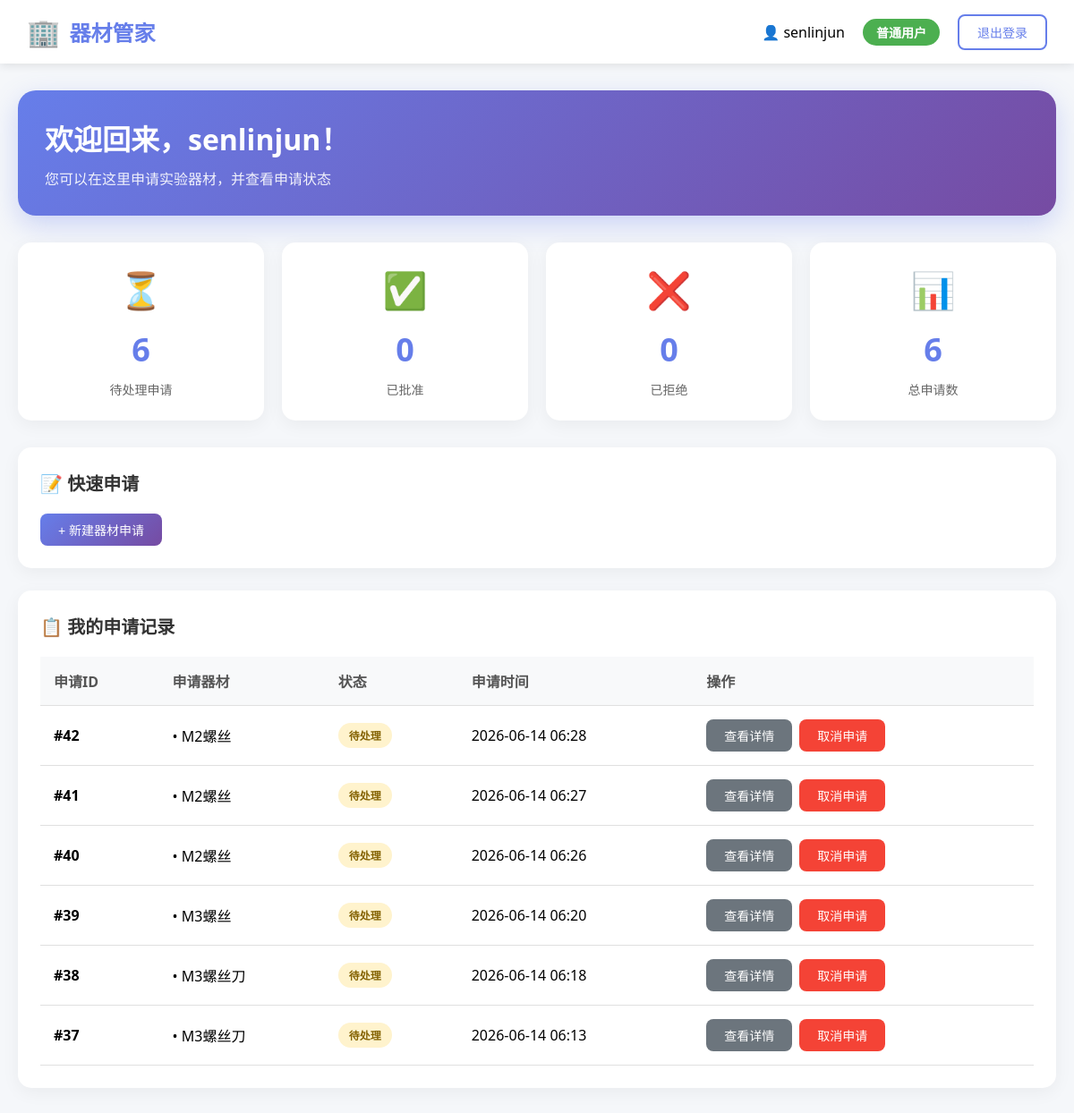
The app's page /user (signed in) with its own data.
### tables this page shows
CREATE TABLE applications (
            id INTEGER PRIMARY KEY AUTOINCREMENT,
            user_id INTEGER NOT NULL,
            equipment_name TEXT NOT NULL,
            quantity TEXT,
            photos TEXT,
            purpose TEXT NOT NULL,
            expected_date DATE,
            status TEXT DEFAULT 'pending',
            reject_reason TEXT,
            created_at TIMESTAMP DEFAULT CURRENT_TIMESTAMP, cabinet_id INTEGER,
            FOREIGN KEY (user_id) REFERENCES users (id)
        );

### start.py (the view)
@app.route('/user')
def user_panel():
    if 'user_id' not in session or session.get('role') != 'user':
        return redirect(url_for('login_page'))
    conn = get_db()
    applications = conn.execute('''
        SELECT * FROM applications
        WHERE user_id = ?
        ORDER BY created_at DESC
    ''', (session['user_id'],)).fetchall()
    pending_count = sum(1 for app in applications if app['status'] == 'pending')
    approved_count = sum(1 for app in applications if app['status'] == 'approved')
    rejected_count = sum(1 for app in applications if app['status'] == 'rejected')
    cabinets = conn.execute('''
        SELECT c.*, GROUP_CONCAT(cc.component_name, ', ') as components
        FROM cabinets c
        LEFT JOIN cabinet_components cc ON c.id = cc.cabinet_id
        GROUP BY c.id
        ORDER BY c.cabinet_number
    ''').fetchall()
    conn.close()
    applications_list = [dict(app) for app in applications]
    cabinets_list = [dict(c) for c in cabinets]
    return render_template('user.html',
                         applications=applications,
                         applications_json=json.dumps(applications_list),
                         cabinets=cabinets,
                         cabinets_json=json.dumps(cabinets_list),
                         pending_count=pending_count,
                         approved_count=approved_count,
                         rejected_count=rejected_count,
                         total_count=len(applications))

### start.py (called while the page is built)
def get_db():
    conn = sqlite3.connect(DATABASE)
    conn.row_factory = sqlite3.Row
    return conn

### templates/user.html (shortened to what this page needs)
<!DOCTYPE html>
<html lang="zh">
<head>
</head>
<body>
    <div class="navbar">
        <div class="logo">
            <span style="font-size: 30px;">🏢</span>
            <h2>器材管家</h2>
        </div>
        <div class="user-info">
            <span>👤 {{ session.username }}</span>
            <span class="badge">普通用户</span>
            <a href="/logout" class="btn btn-outline">退出登录</a>
        </div>
    </div>
    <div class="container">
        <div class="welcome-card">
            <h1>欢迎回来，{{ session.username }}！</h1>
            <p>您可以在这里申请实验器材，并查看申请状态</p>
        </div>
        <div class="stats-grid">
            <div class="stat-card">
                <div class="stat-icon">⏳</div>
                <div class="stat-number">{{ pending_count }}</div>
                <div class="stat-label">待处理申请</div>
            </div>
            <div class="stat-card">
                <div class="stat-icon">✅</div>
                <div class="stat-number">{{ approved_count }}</div>
                <div class="stat-label">已批准</div>
            </div>
            <div class="stat-card">
                <div class="stat-icon">❌</div>
                <div class="stat-number">{{ rejected_count }}</div>
                <div class="stat-label">已拒绝</div>
            </div>
            <div class="stat-card">
                <div class="stat-icon">📊</div>
                <div class="stat-number">{{ total_count }}</div>
                <div class="stat-label">总申请数</div>
            </div>
        </div>
        <div class="card">
            <div class="card-header">
                <h3>📝 快速申请</h3>
            </div>
            <button class="btn btn-primary" onclick="openApplicationModal()" style="width: auto;">
                + 新建器材申请
            </button>
        </div>
        <div class="card">
            <div class="card-header">
                <h3>📋 我的申请记录</h3>
            </div>
            <div class="table-container">
                {% if applications %}
                <table>
                    <thead>
                        <tr>
                            <th>申请ID</th>
                            <th>申请器材</th>
                            <th>状态</th>
                            <th>申请时间</th>
                            <th>操作</th>
                        </tr>
                    </thead>
                    <tbody>
                        {% for app in applications %}
                        <tr>
                            <td><strong>#{{ app.id }}</strong></td>
                            <td>
                                {% set equipment_list = app.equipment_name.split('|||') %}
                                {% for eq in equipment_list %}
                                <div>• {{ eq }}</div>
                                {% endfor %}
                            </td>
                            <td>
                                <span class="status-badge status-{{ app.status }}">
                                    {% if app.status == 'pending' %}
                                        待处理
                                    {% elif app.status == 'approved' %}
                                        已批准
                                    {% elif app.status == 'rejected' %}
                                        已拒绝
                                    {% else %}
                                        {{ app.status }}
                                    {% endif %}
                                </span>
                            </td>
                            <td>{{ app.created_at[:16] }}</td>
                            <td>
                                <div class="action-buttons">
                                    <button class="btn btn-secondary" onclick="showDetail({{ app.id }})">
                                        查看详情
                                    </button>
                                    {% if app.status == 'pending' %}
                                    <form method="POST" action="/cancel/{{ app.id }}" style="display: inline;" onsubmit="return confirm('确定要取消这个申请吗？');">
                                        <button type="submit" class="btn btn-danger">取消申请</button>
                                    </form>
                                    {% endif %}
                                </div>
                            </td>
                        </tr>
                        {% endfor %}
                    </tbody>
                </table>
                {% else %}
                <div class="empty-state">
                    <div class="icon">📭</div>
                    <p>暂无申请记录</p>
                    <p style="font-size: 14px; margin-top: 10px;">点击上方按钮申请器材</p>
                </div>
                {% endif %}
            </div>
        </div>
    </div>
</body>
</html>

### templates/user.html (style rules this page uses)
* { margin: 0; padding: 0; box-sizing: border-box; }
body { font-family: 'Segoe UI', Tahoma, Geneva, Verdana, sans-serif; background: #f5f7fa; min-height: 100vh; }
.navbar { background: white; box-shadow: 0 2px 10px rgba(0,0,0,0.1); padding: 15px 30px; display: flex; justify-content: space-between; align-items: center; position: sticky; top: 0; z-index: 100; }
.logo { display: flex; align-items: center; gap: 10px; }
.logo h2 { color: #667eea; font-size: 24px; }
.user-info { display: flex; align-items: center; gap: 20px; }
.badge { padding: 5px 15px; border-radius: 20px; font-size: 14px; font-weight: 600; background: #4CAF50; color: white; }
.btn { padding: 8px 20px; border: none; border-radius: 8px; cursor: pointer; font-size: 14px; font-weight: 500; transition: all 0.3s; text-decoration: none; display: inline-block; }
.btn-primary { background: linear-gradient(135deg, #667eea 0%, #764ba2 100%); color: white; }
.btn-danger { background: #f44336; color: white; }
.btn-secondary { background: #6c757d; color: white; }
.btn-outline { background: transparent; border: 2px solid #667eea; color: #667eea; }
.container { max-width: 1200px; margin: 0 auto; padding: 30px 20px; }
.welcome-card { background: linear-gradient(135deg, #667eea 0%, #764ba2 100%); border-radius: 20px; padding: 30px; color: white; margin-bottom: 30px; box-shadow: 0 10px 30px rgba(102, 126, 234, 0.3); }
.welcome-card h1 { font-size: 32px; margin-bottom: 10px; }
.welcome-card p { opacity: 0.9; font-size: 16px; }
.stats-grid { display: grid; grid-template-columns: repeat(auto-fit, minmax(200px, 1fr)); gap: 20px; margin-bottom: 30px; }
.stat-card { background: white; border-radius: 15px; padding: 25px; box-shadow: 0 5px 20px rgba(0,0,0,0.05); text-align: center; transition: transform 0.3s; }
.stat-icon { font-size: 40px; margin-bottom: 15px; }
.stat-number { font-size: 36px; font-weight: bold; color: #667eea; margin-bottom: 10px; }
.stat-label { color: #666; font-size: 14px; }
.card { background: white; border-radius: 15px; padding: 25px; margin-bottom: 25px; box-shadow: 0 5px 20px rgba(0,0,0,0.05); }
.card-header { display: flex; justify-content: space-between; align-items: center; margin-bottom: 20px; flex-wrap: wrap; gap: 15px; }
.card-header h3 { color: #333; font-size: 20px; }
.table-container { overflow-x: auto; }
table { width: 100%; border-collapse: collapse; }
th, td { padding: 15px; text-align: left; border-bottom: 1px solid #e0e0e0; }
th { background: #f8f9fa; font-weight: 600; color: #555; }
.status-badge { padding: 5px 12px; border-radius: 20px; font-size: 12px; font-weight: 600; display: inline-block; }
.status-pending { background: #fff3cd; color: #856404; }
.action-buttons { display: flex; gap: 8px; flex-wrap: wrap; }

### records on screen
applications: id "42", equipment_name "M2螺丝", status "待处理", created_at "2026-06-14 06:28"
applications: id "41", equipment_name "M2螺丝", status "待处理", created_at "2026-06-14 06:27"
applications: id "40", equipment_name "M2螺丝", status "待处理", created_at "2026-06-14 06:26"
applications: id "39", equipment_name "M3螺丝", status "待处理", created_at "2026-06-14 06:20"
applications: id "38", equipment_name "M3螺丝刀", status "待处理", created_at "2026-06-14 06:18"
applications: id "37", equipment_name "M3螺丝刀", status "待处理", created_at "2026-06-14 06:13"

### other values on screen
{{ session.username }} "senlinjun"
{{ pending_count }} "6"
{{ approved_count }} "0"
{{ rejected_count }} "0"
{{ total_count }} "6"
